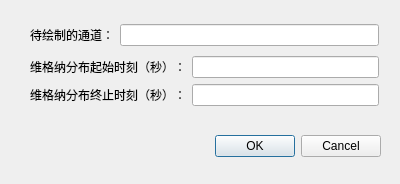
<?xml version="1.0" encoding="UTF-8"?>
<ui version="4.0">
 <class>WignerInfo</class>
 <widget class="QDialog" name="WignerInfo">
  <property name="geometry">
   <rect>
    <x>0</x>
    <y>0</y>
    <width>400</width>
    <height>184</height>
   </rect>
  </property>
  <property name="windowTitle">
   <string>Dialog</string>
  </property>
  <widget class="QDialogButtonBox" name="buttonBox">
   <property name="geometry">
    <rect>
     <x>40</x>
     <y>130</y>
     <width>341</width>
     <height>32</height>
    </rect>
   </property>
   <property name="orientation">
    <enum>Qt::Horizontal</enum>
   </property>
   <property name="standardButtons">
    <set>QDialogButtonBox::Cancel|QDialogButtonBox::Ok</set>
   </property>
  </widget>
  <widget class="QWidget" name="">
   <property name="geometry">
    <rect>
     <x>30</x>
     <y>20</y>
     <width>349</width>
     <height>91</height>
    </rect>
   </property>
   <layout class="QVBoxLayout" name="verticalLayout_2">
    <item>
     <layout class="QHBoxLayout" name="horizontalLayout_3">
      <item>
       <widget class="QLabel" name="label_3">
        <property name="text">
         <string>待绘制的通道：</string>
        </property>
       </widget>
      </item>
      <item>
       <widget class="QLineEdit" name="lineEdit_3"/>
      </item>
     </layout>
    </item>
    <item>
     <layout class="QVBoxLayout" name="verticalLayout">
      <item>
       <layout class="QHBoxLayout" name="horizontalLayout">
        <item>
         <widget class="QLabel" name="label">
          <property name="text">
           <string>维格纳分布起始时刻（秒）：</string>
          </property>
         </widget>
        </item>
        <item>
         <widget class="QLineEdit" name="lineEdit"/>
        </item>
       </layout>
      </item>
      <item>
       <layout class="QHBoxLayout" name="horizontalLayout_2">
        <item>
         <widget class="QLabel" name="label_2">
          <property name="text">
           <string>维格纳分布终止时刻（秒）：</string>
          </property>
         </widget>
        </item>
        <item>
         <widget class="QLineEdit" name="lineEdit_2"/>
        </item>
       </layout>
      </item>
     </layout>
    </item>
   </layout>
  </widget>
 </widget>
 <resources/>
 <connections>
  <connection>
   <sender>buttonBox</sender>
   <signal>accepted()</signal>
   <receiver>WignerInfo</receiver>
   <slot>accept()</slot>
   <hints>
    <hint type="sourcelabel">
     <x>248</x>
     <y>254</y>
    </hint>
    <hint type="destinationlabel">
     <x>157</x>
     <y>274</y>
    </hint>
   </hints>
  </connection>
  <connection>
   <sender>buttonBox</sender>
   <signal>rejected()</signal>
   <receiver>WignerInfo</receiver>
   <slot>reject()</slot>
   <hints>
    <hint type="sourcelabel">
     <x>316</x>
     <y>260</y>
    </hint>
    <hint type="destinationlabel">
     <x>286</x>
     <y>274</y>
    </hint>
   </hints>
  </connection>
 </connections>
</ui>
